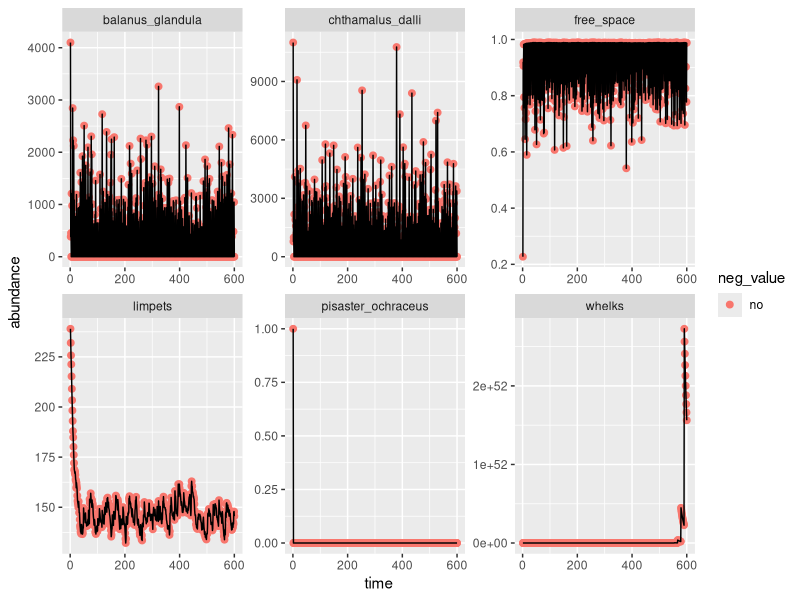

Here is the R script that generated this plot:
## updated version of the forde & doak 2004 model
## changes primarily to the whelk and seastar predation models

do.free.space.calculation <- function(T, B, size.B, C, size.C, L, size.L) {
  # T = total area
  # B is the population size of Balanus glandula
  # size.B = average size of adult B. glandula
  # C is population size of Chthamalus fissus/dalli
  # size.C = average size of C. fissus/dalli
  # L is population size of limpets
  # size.L = average size of an adult limpet
  F <- T - (B*size.B + C*size.C + L*size.L)
  return(F)
}

# for barnacles and limpets
do.potential.recruitment <- function(F, size.x, size.recruit.x, larvae.x) {
  # F is the amount of free space on the rock
  # size.x is the average size (e.g. size.B, size.C, or size.L)
  # size.recruit.x is the size of a recruit
  # larvae.x is the number of settling larvae of species x
  L <- (F/size.x)*(1-exp(-(size.recruit.x*larvae.x)/F))
  return(L)
}

do.actual.recruitment <- function(F, L, C) {
  # based on iwasa & roughgarden equation 1
  # C = c_i of iwasa & roughgarden, larval settlement rate/recruit survival of target species
  # F = amount of free space in the system
  # L = potential number of recruits of target species coming from the larval pool
  return(C * L * F)
}

do.population.size.barnacles <- function(S, p.whelk, W.prev, X.prev, S.r, R, p.star, P.prev) {
  # S is survivorship (before whelk predation)
  # p.whelk is the encounter rate of barnacles by whelks
  # W.prev is the whelk population size in the previous month
  # X.prev is the barnacle population size in the previous month
  # S.r is the survivorship of recruits
  # R is the number of recruits
  # p.star is the encounter rate of barnacles by sea stars
  # P.prev is the whelk population size in the previous month
  
  # rewritten from previous form to make more intuitive sense
  X_before_predation <- S*X.prev
  if (X_before_predation < 0) {X_before_predation <- 0}
  
  X <- X_before_predation + S.r*R - p.whelk*W.prev*X_before_predation - p.star*P.prev*X_before_predation
  if (X < 0) {X <- 0}
  
  return (X)
}

do.population.size.limpets <- function(S, L.prev, S.r, R, delta) {
  # S is survivorship
  # L.prev is the limpet population size in the previous month
  # S.r is the survivorship of recruits
  # R is the number of recruits
  # delta is density-dependence 
  L <- S*L.prev + S.r*R*exp(delta*L.prev)
  return(L)
}

do.population.size.whelks <- function(W.prev, 
                                      #W.feeding, 
                                      S, 
                                      R) {
  # W.prev is whelk population size in the previous month
  # p is per capita predation rate
  # B.prev is the B. glandula population
  # C.prev is the C. fissus/dalli population
  # R is the recruitment rate
  # S is the survival rate
  # W.feeding is food intake
  
  # note that the functional form of this population model is unclear
  # from the manuscript. Alternate model forms could be:
  W <- W.prev * S + R
  # W <- W.prev * W. feeding + R
  # W <- W.prev*W.feeding*S + R
  
  return(W)
}

do.whelk.recruitment <- function(avg.C, avg.B, p, Y, W.prev, B.prev, C.prev, S, r = 0.00001) {
  # avg.C is the average number of C. fissus/dalli from April through June
  # avg. B is the average number of B. glandula from April through June
  # p is the per capita predation rate
  
  (avg.C + avg.B)
  
  R <- (avg.C + avg.B)*3*p*Y*W.prev*S*(B.prev+C.prev)
  
  R_logistic <- (R / 90) * exp(r * (1 - r / 90))
  
  return(R_logistic)
}

do.population.size.seastar <- function(S, P.prev, R, Prey.prev, r = 0.5) {
  # S is seastar adult survival
  # P.prev is previous seastar population size
  # R is abundance of recruits
  # survival.recruit.P is seastar recruit survival
  # Prey.prev is total population size of prey at last time point
  # r is population growth rate 
  
  # note that there is a typo in equation 7 in Forde & Doak appendix 
  # where "P.prev" (= P at time t-1) is incorrectly included as 
  # P at time t+1
  
  P <- S*P.prev + survival.recruit.P*R # - ((Prey.prev + 1) / ((Prey.prev ^2) + 1))
  
  P_logistic <- (P / 6) * exp(r * (1 - P / 6))
  
  return(P_logistic)
}

# ----------------------------------------------------------------------------------------------------
# model parameters
size.B <- .000098
size.C <- .000032
size.L <- .00008

size.recruit.B <- .000003
size.recruit.C <- .000003
size.recruit.L <- .000003

survival.B <- .7
survival.C <- .7
survival.L <- .97
survival.W <- .94
survival.P <- .992


# in connolly & roughgarden 1999, table 1, settlement is 0.02/hour/m2 for barn
settlement.B <- .02 * 30 # to convert into per month
settlement.C <- .02 * 30
settlement.L <- .03 * 30 # from gilman 2006 ecography

survival.recruit.B <- .7
survival.recruit.C <- .7
survival.recruit.L <- .88
survival.recruit.W <- .88
survival.recruit.P <- .98
# from menge 1975:
# average annual survival of spawned gametes to postmaturity longevity = 
# 1.46 x 10-9/m2/year, and annual mortality of gametes is 0.999
#### come back to this ####

delta <- -.02 # density dependence for limpets
p.whelk <- .01 # per capita whelk predation rate
Y <- .01 # whelk conversion rate
p.seastar <- .007 # per capita whelk predation rate

T <- 1

# ----------------------------------------------------------------------------------------------------
# Initial conditions

years <- 50
timesteps <- years*12
month <- rep(c("Apr", "May", "Jun", "Jul", "Aug", 
               "Sep", "Oct", "Nov", "Dec", "Jan", "Feb", "Mar"), years)
summer <- c("Apr", "May", "Jun", "Jul", "Aug", "Sep")
winter <- c("Oct", "Nov", "Dec", "Jan", "Feb", "Mar")

B <- C <- L <- W <- P <- F <- rep(NA, timesteps)
B[1] <- 4100
C[1] <- 11000
#B[1] <- 0
#C[1] <- 0
L[1] <- 239
W[1] <- 93
P[1] <- 1

F[1] <- do.free.space.calculation(T=T, B=B[1], size.B=size.B, C=C[1], 
                                  size.C=size.C, L=L[1], size.L=size.L)

B.mean <- 90000
B.stdev <- sqrt(4.6*10^9)
location.B <- log(B.mean^2 / sqrt(B.stdev^2 + B.mean^2))
shape.B <- sqrt(log(1 + (B.stdev^2 / B.mean^2)))

C.mean <- 70000
C.stdev <- sqrt(2.75*10^9)
location.C <- log(C.mean^2 / sqrt(C.stdev^2 + C.mean^2))
shape.C <- sqrt(log(1 + (C.stdev^2 / C.mean^2)))

L.mean <- 3000
L.stdev <- sqrt(3.8*10^6)
location.L <- log(L.mean^2 / sqrt(L.stdev^2 + L.mean^2))
shape.L <- sqrt(log(1 + (L.stdev^2 / L.mean^2)))

P.mean <- 6873
P.stdev <- sqrt(3.02*10^7)
location.P <- log(P.mean^2 / sqrt(P.stdev^2 + P.mean^2))
shape.P <- sqrt(log(1 + (P.stdev^2 / P.mean^2)))

for (t in 2:timesteps) {
  B.potential.recruits <- do.potential.recruitment(F=F[t-1], size.x=size.B, size.recruit.x=size.recruit.B, 
                                                   larvae.x=rlnorm(n=1, location.B, shape.B))
  C.potential.recruits <- do.potential.recruitment(F=F[t-1], size.x=size.C, size.recruit.x=size.recruit.C, 
                                                   larvae.x=rlnorm(n=1, location.C, shape.C))
  L.potential.recruits <- do.potential.recruitment(F=F[t-1], size.x=size.L, size.recruit.x=size.recruit.L, 
                                                   larvae.x=rlnorm(n=1, location.L, shape.L))
  
  # note that there are more recruits than potential recruits :(
  B.recruits <- do.actual.recruitment(F=F[t-1], L= B.potential.recruits, 
                                      C = settlement.B)
  C.recruits <- do.actual.recruitment(F=F[t-1], L= C.potential.recruits, 
                                      C = settlement.C)
  L.recruits <- do.actual.recruitment(F=F[t-1], L= L.potential.recruits, 
                                      C = settlement.L)
  P.recruits <- rlnorm(n=1, location.P, shape.P)
  
  
  B[t] <- do.population.size.barnacles(S=survival.B, p.whelk=p.whelk, W.prev = W[t-1], X.prev=B[t-1],
                                       S.r = survival.recruit.B, R=B.recruits, p.star=p.seastar, P.prev=P[t-1])
  C[t] <- do.population.size.barnacles(S=survival.C, p.whelk=p.whelk, W.prev = W[t-1], X.prev=C[t-1],
                                       S.r = survival.recruit.C, R=C.recruits, p.star=p.seastar, P.prev=P[t-1])
  L[t] <- do.population.size.limpets(S=survival.L, L.prev=L[t-1], S.r=survival.recruit.L, R=L.recruits, delta=delta)
  
  if(month[t] == "Jun") {
    W.recruits <- do.whelk.recruitment(avg.C=mean(c(C[t], C[t-1], C[t-2])), 
                                       avg.B=mean(c(B[t], B[t-1], B[t-2])),
                                       S = 0.9,
                                       p=p.whelk, Y=Y, W.prev=W[t-1], B.prev=B[t], C.prev=C[t])   
  } else {
    W.recruits <- 0
  }
  
  ## Include this if using form of whelk population model that depends 
  ## on barnacle population size
  
  # if(month[t] %in% summer) {
  #   W.feeding <- p.whelk*(B[t-1]+C[t-1]) / (1+ (p.whelk*(B[t-1]+C[t-1])))
  # } else {
  #   W.feeding <- p.whelk*(B[t-6]+C[t-6]) / (1+ (p.whelk*(B[t-6]+C[t-6])))
  # }
  
  W[t] <- do.population.size.whelks(W.prev=W[t-1],
                                    #W.feeding = W.feeding, 
                                    S = survival.W,
                                    R=W.recruits)
  
  P[t] <- do.population.size.seastar(S=survival.P, P.prev=P[t-1], R=P.recruits,
                                     Prey.prev = B[t] + C[t])
  
  F[t] <- do.free.space.calculation(T=T, B=B[t], size.B=size.B, C=C[t], 
                                    size.C=size.C, L=L[t], size.L=size.L)
  
}

# quartz(width=8, height=4)
# par(mfrow=c(1,3))
# plot(B, xlab="Time", ylab="B. glandula")
# plot(C, xlab="Time", ylab="C. fissus")
# plot(L, xlab="Time", ylab="Limpets")
# 
# quartz(width=6, height=4)
# par(mfrow=c(1,3))
# plot(W, xlab="Time", ylab="Whelk")
# plot(P, xlab="Time", ylab="Seastars")
# plot(F, xlab = "Time", ylab = "Free Space")

## plot ggplot results
library(tidyverse)
fd_results <- tibble(time = seq(1:length(B)),
                     balanus_glandula = B,
                     chthamalus_dalli = C,
                     limpets = L,
                     whelks = W,
                     pisaster_ochraceus = P,
                     free_space = F)
plot.new()
fd_results %>%
  #filter(time < 100) %>%
  gather(balanus_glandula:free_space, key = "species", 
         value = "abundance") %>%
  mutate(neg_value = ifelse(abundance < 0, "yes", "no")) %>%
  ggplot(aes(x = time, y = abundance)) +
  geom_point(size = 2, aes(col = neg_value)) +
  geom_line() + 
  facet_wrap(~species, scales = "free")
